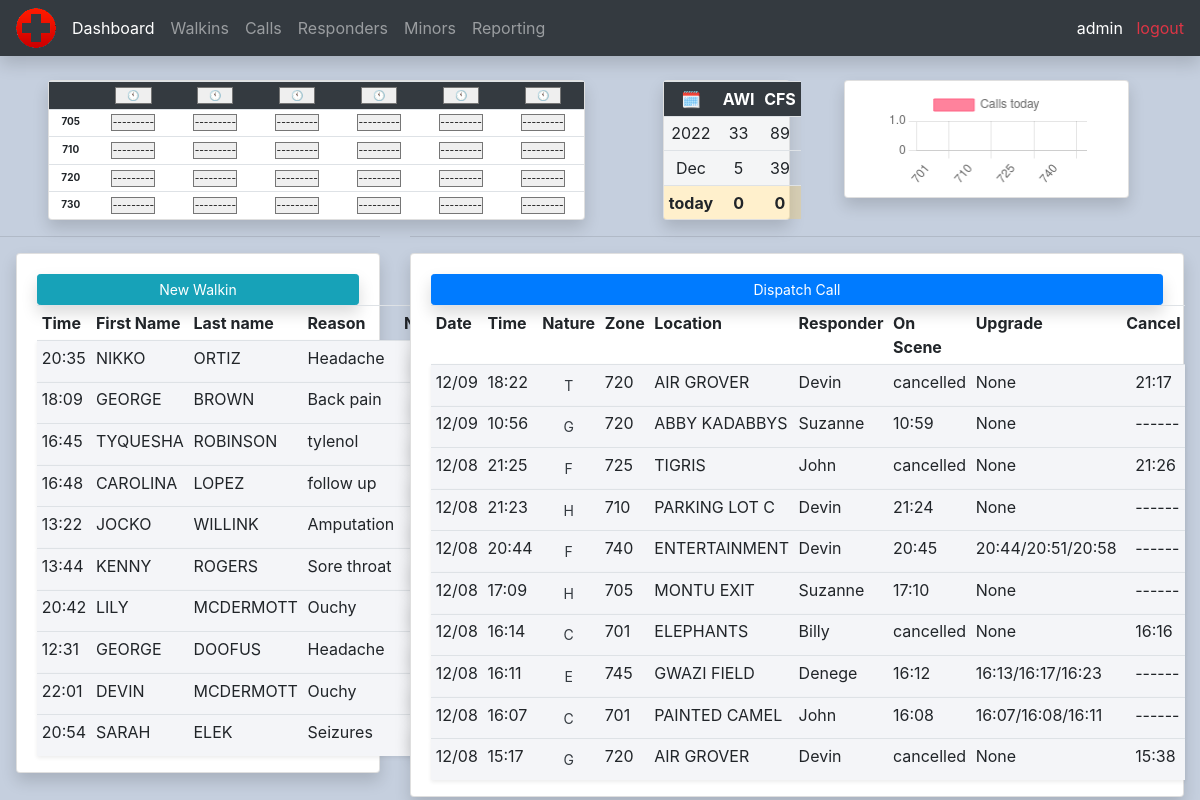
Page / (signed in) on the earlier database version.
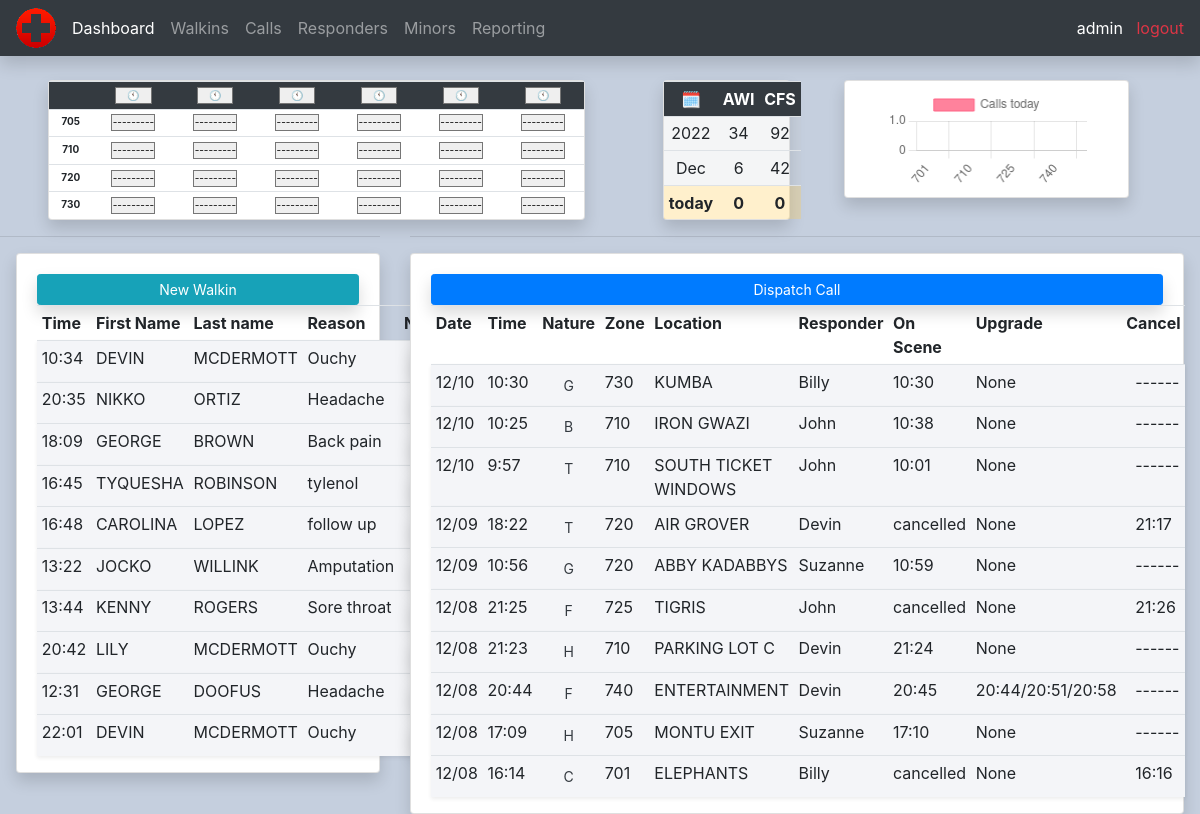
Same page on the later database version.
### calls/models.py (models this page shows, shortened)
class Walkin(models.Model):
    DEPARTMENTS = (
        ('Culinary', 'Culinary'),
        ('Education', 'Education'),
        ('Entertainment', 'Entertainment'),
        ('Games', 'Games'),
        ('Grounds', 'Grounds'),
        ('Guest Relations', 'Guest Relations'),
        ('HR', 'HR'),
        ('Maintenance', 'Maintenance'),
        ('Merchandise', 'Merchandise'),
        ('Security', 'Security'),
        ('Traffic', 'Traffic'),
        ('Zoo', 'Zoo'),
    )
    datetime = models.DateTimeField(blank=True, auto_now_add=True, null=True)
    firstname = models.CharField(max_length=100, null=True)
    lastname = models.CharField(max_length=100, null=True)
    department = models.CharField(max_length=100, choices=DEPARTMENTS, null=True)
    reason = models.CharField(max_length=250, null=True)
    notes = models.TextField(max_length=500, blank=True, null=True)

class Call(models.Model):
    CALL_TYPES = (
        ('A', 'A - ALLERGIC REACTION'),
        ('B', 'B - BITE/STING'),
        ('C', 'C - CARDIAC'),
        ('E', 'E - EXPOSURE'),
        ('F', 'F - FAINT'),
        ('G', 'G - GUEST ASSISTANCE'),
        ('H', 'H - HEAT RELATED'),
        ('I', 'I - ILLNESS'),
        ('R', 'R - RESPIRATORY'),
        ('T', 'T - TRAUMA'),
        ('U', 'U - UNKNOWN'),
        ('X', 'X - SEIZURE')
    )
    ZONES = (
        ('701', '701'),
        ('705', '705'),
        ('710', '710'),
        ('720', '720'),
        ('725', '725'),
        ('730', '730'),
        ('740', '740'),
        ('745', '745'),
    )
    datetime = models.DateTimeField(auto_now_add=True, null=True)
    nature = models.CharField(max_length=100, null=True, choices=CALL_TYPES)
    responder = models.ForeignKey(Responder, on_delete=models.SET_NULL, null=True)
    red = models.BooleanField(default=False, blank=True, null=True)
    zone = models.CharField(max_length=100, choices=ZONES, default='701', null=True)
    location = models.CharField(max_length=100, null=True)
    caller = models.CharField(max_length=100,default="SECURITY", null=True)
    on_scene_time = models.TimeField(default=None, blank=True, null=True)
    upgrade_time = models.TimeField(default=None, blank=True, null=True)
    ems_on_scene_time = models.TimeField(default=None, blank=True, null=True)
    ems_clear_scene_time = models.TimeField(default=None, blank=True, null=True)
    cancel_time = models.TimeField(default=None, blank=True, null=True)

class Responder(models.Model):
    CERTIFICATIONS = (
        ('EMT-B', 'EMT-B'),
        ('EMT-P', 'EMT-P'),
        ('LPN', 'LPN'),
        ('RN', 'RN')
    )
    STATUS = (
        ('PT', 'PT'),
        ('PT-S', 'PT-S'),
        ('FT-S', 'FT-S')
    )
    firstname = models.CharField(max_length=200, null=True)
    lastname = models.CharField(max_length=200, null=True)
    certification = models.CharField(max_length=200, null=True, choices=CERTIFICATIONS)
    status = models.CharField(max_length=200, null=True, choices=STATUS)
    phone = models.CharField(max_length=200, null=True)
    email = models.EmailField(null=True)
    license_scan = models.ImageField(null=True, blank=True)
    license_expiration = models.DateField(null=True, blank=True)
    cpr_scan = models.ImageField(null=True, blank=True)
    cpr_expiration = models.DateField(null=True, blank=True)
    active = models.BooleanField(default=True, null=True)
    def __str__(self):
        return self.firstname

### calls/decorators.py (the view)
        def wrapper_func(request, *args, **kwargs):
            group = None
            if request.user.groups.exists():
                group = request.user.groups.all()[0].name
            if group in allowed_roles:
                return view_func(request, *args, **kwargs)
            else:
                return HttpResponse('You are not authorized to view this page')

### calls/forms.py
class AssignRespondersForm(ModelForm):
    class Meta:
        model = Call
        fields = ['responder']
        widgets = {
            'responder': Select(attrs={'type': 'text', 'class': 'no-arrow text-center'})
        }

### calls/templates/calls/dashboard.html (shortened to what the changed rows need)
{% extends 'calls/main.html' %}
{% load tz %}
{% load static %}
{% block content %}
{% include 'calls/status.html' %}
<div class="row pb-0">
    <div class="col-md-4">
        <div class="card card-body ml-3 pb-0 shadow">
            <table class="table table-sm">
                <tr>
                    <th>Time</th>
                    <th>First Name</th>
                    <th>Last name</th>
                    <th>Reason</th>
                    <th>Notes</th>
                </tr>
                {% for walkin in walkins %}
                <tr class="shadow-sm {% if walkin.datetime < time_threshold %}gray{% endif %}">
                    <td>{{ walkin.datetime|localtime|time:"G:i" }}</td>
                    <td>{{ walkin.firstname }}</td>
                    <td>{{ walkin.lastname }}</td>
                    <td>{{ walkin.reason }}</td>
                    <td><a class="btn btn-sm ml-2 shadow" href="{% url 'walkin_notes' walkin.id %}">📝</a></td>
                </tr>
                {% endfor %}
            </table>
        </div>
    </div>
    <div class="col-md-8">
        <div class="card card-body mr-3 pb-0 shadow">
            <table class="table table-sm">
                <tr>
                    <th>Date</th>
                    <th>Time</th>
                    <th>Nature</th>
                    <th>Zone</th>
                    <th>Location</th>
                    <th>Responder</th>
                    <th>On Scene</th>
                    <th>Upgrade</th>
                    <th>Cancel</th>
                </tr>
                {% for call in calls %}
                    <tr class="shadow-sm {% if call.datetime < time_threshold %}gray{% endif %}">
                        <td>{{ call.datetime|date:"m/d" }}</td>
                        <td>{{ call.datetime|localtime|time:"G:i" }}</td>
                        {% if call.datetime < time_threshold %}
                            <td><a method="" class="btn btn-sm btn-link text-dark w-100" href="">{{ call.nature }}</a></td>
                        {% else %}
                            <td><a method="POST" class="btn btn-sm btn-link font-weight-bold w-100 shadow-sm" href="{% url 'downgrade_call' call.id %}">{{ call.nature }}</a></td>
                        {% endif %}
                        <td>{{ call.zone }}</td>
                        <td>{{ call.location }}</td>
                        <td>{{ call.responder }}</td>
                        {% if call.cancel_time is not Null and call.on_scene_time is Null %}
                            <td>cancelled</td>
                        {% elif call.on_scene_time is Null and call.cancel_time is Null %}
                            <td><a method="POST" class="btn btn-sm btn-success w-100 shadow" id="on_scene_btn" href="{% url 'on_scene' call.id %}">On Scene</a></td>
				    	{% else %}
				    		<td>{{ call.on_scene_time|time:"G:i" }}</td>
				    	{% endif %}
                        {% if call.upgrade_time is Null and call.ems_on_scene_time is Null and call.ems_clear_scene_time is Null and call.datetime < time_threshold or call.cancel_time is not Null %}
                            <td>None</td>
                        {% elif call.upgrade_time is Null or call.ems_on_scene_time is Null or call.ems_clear_scene_time is Null %}
                            <td><a class="btn btn-sm btn-warning w-100 shadow" id="upgrade_btn" href="{% url 'upgrade_call' call.id %}">Upgrade</a></td>
				    	{% elif call.upgrade_time != Null and call.ems_clear_scene_time != Null and call.ems_clear_scene_time != Null %}
				    		    <td>{{ call.upgrade_time|time:"G:i" }}/{{ call.ems_on_scene_time|time:"G:i" }}/{{ call.ems_clear_scene_time|time:"G:i" }}</td>
				    	{% endif %}
                        {% if call.cancel_time is Null and call.datetime.date < today or call.on_scene_time is not Null %}
                            <td>&nbsp&nbsp------</td>
                        {% elif call.cancel_time is Null %}
                            <td><a class="btn btn-sm" id="cancel_btn" href="{% url 'cancel' call.id %}">&nbsp&nbsp<img src="{% static 'images/cancel.png' %}" class= id="cancel_logo"></a></td>
                        {% else %}
                        <td>&nbsp&nbsp{{ call.cancel_time|time:"G:i" }}</td>
                        {% endif %}
                    </tr>
                {% endfor %}
            </table>
        </div>
    </div>
</div>
{% endblock %}

Differences in the rows shown:
no longer on this page (row unchanged): Walkin: datetime "20:54", firstname "SARAH", lastname "ELEK", reason "Seizures"
no longer on this page (row unchanged): Call: datetime "12/08", datetime "16:11", nature "E", zone "745", location "GWAZI FIELD", responder "Denege", on_scene_time "16:12", upgrade_time "16:13", ems_on_scene_time "16:17", ems_clear_scene_time "16:23"
no longer on this page (row unchanged): Call: datetime "12/08", datetime "16:07", nature "C", zone "701", location "PAINTED CAMEL", responder "John", on_scene_time "16:08", upgrade_time "16:07", ems_on_scene_time "16:08", ems_clear_scene_time "16:11"
no longer on this page (row unchanged): Call: datetime "12/08", datetime "15:17", nature "G", zone "720", location "AIR GROVER", responder "Devin", shows "cancelled", shows "None", cancel_time "15:38"
added Walkin: datetime "10:34", firstname "DEVIN", lastname "MCDERMOTT", reason "Ouchy"
added Call: datetime "12/10", datetime "10:30", nature "G", zone "730", location "KUMBA", responder "Billy", on_scene_time "10:30", shows "None"
added Call: datetime "12/10", datetime "10:25", nature "B", zone "710", location "IRON GWAZI", responder "John", on_scene_time "10:38", shows "None"
added Call: datetime "12/10", datetime "9:57", nature "T", zone "710", location "SOUTH TICKET WINDOWS", responder "John", on_scene_time "10:01", shows "None"
Other differences:
{{ walkins_ytd_count }}: "33" → "34"
{{ calls_ytd_count }}: "89" → "92"
{{ walkins_mtd_count }}: "5" → "6"
{{ calls_mtd_count }}: "39" → "42"
